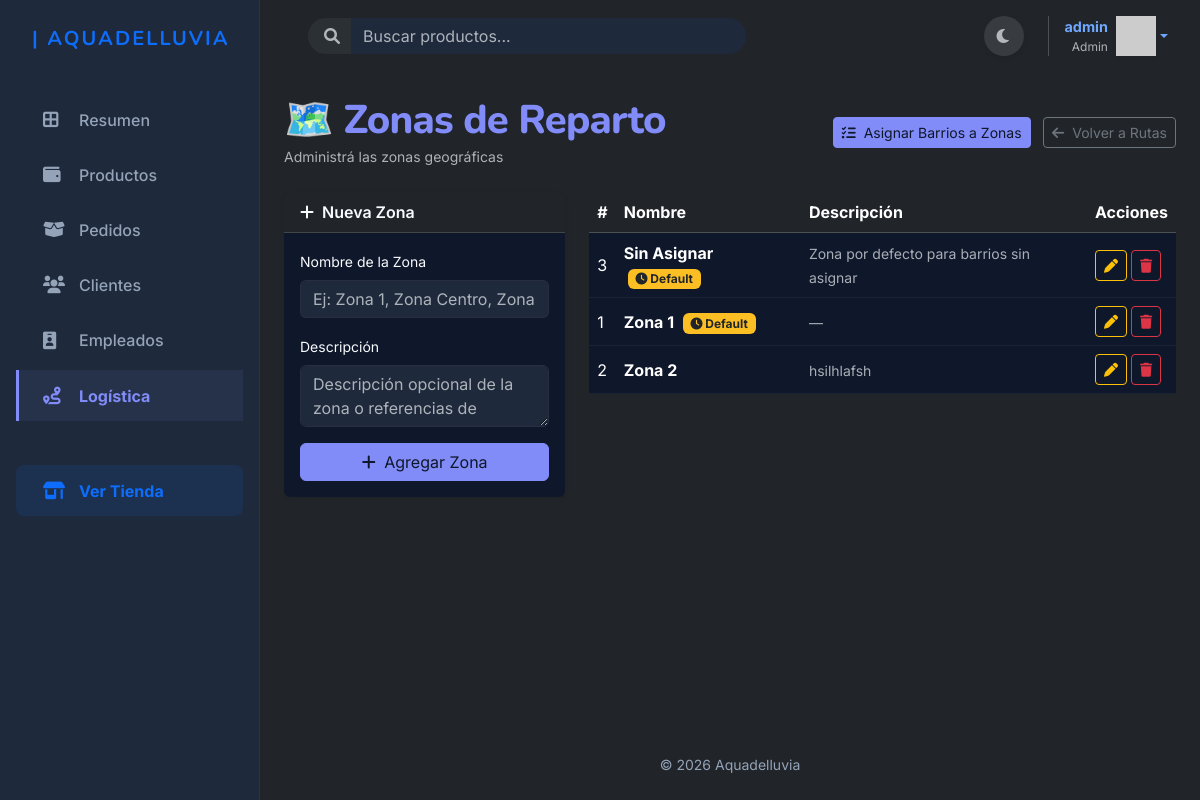
Page /logistica/zonas/ (signed in) on the committed database.
### apps/autenticacion/models.py (models this page shows, shortened)
class Usuario(AbstractUser):
    imagen_perfil = models.ImageField(upload_to='perfiles/', null=True, blank=True,default='usuarios/default.jpg')
    email = models.EmailField(unique=True)
    celular1 = models.CharField(max_length=20, null=True, blank=True)
    celular2 = models.CharField(max_length=20, null=True, blank=True)

### apps/logistica/models.py (models this page shows, shortened)
class Zona(models.Model):
    id_zona     = models.AutoField(primary_key=True)
    nombre      = models.CharField(max_length=100, unique=True)
    descripcion = models.TextField(blank=True, verbose_name='Descripción')
    class Meta:
        ordering = ['nombre']
        verbose_name = 'Zona'
        verbose_name_plural = 'Zonas'

### apps/logistica/views.py (the view)
# urls.py: path('zonas/',                       views.listar_zonas,            name='listar_zonas'),
@login_required
def listar_zonas(request):
    if not es_admin_o_vendedor(request.user):
        messages.error(request, 'No tenés permiso para gestionar zonas.')
        return redirect('inicio')
    form = ZonaForm()
    if request.method == 'POST':
        form = ZonaForm(request.POST)
        if form.is_valid():
            zona = form.save()
            messages.success(request, f'Zona "{zona.nombre}" creada correctamente.')
            return redirect('apps.logistica:listar_zonas')
    zonas = Zona.objects.all()
    return render(request, 'logistica/listar_zonas.html', {'zonas': zonas, 'form': form})

### apps/logistica/forms.py
class ZonaForm(forms.ModelForm):
    class Meta:
        model  = Zona
        fields = ['nombre', 'descripcion']
        widgets = {
            'nombre': forms.TextInput(attrs={
                'class': 'form-control',
                'placeholder': 'Ej: Zona 1, Zona Centro, Zona Norte...'
            }),
            'descripcion': forms.Textarea(attrs={
                'class': 'form-control',
                'rows': 2,
                'placeholder': 'Descripción opcional de la zona o referencias de entrega'
            }),
        }

### apps/autenticacion/templatetags/grupos.py (called while the page is built)
@register.filter(name='has_group')
def has_group(user, group_name):
    return user.groups.filter(name=group_name).exists()

### apps/carrito/context_processors.py (called while the page is built)
def carrito_total(request):
    total_items = 0
    if request.user.is_authenticated:
        carrito = Carrito.objects.filter(usuario=request.user).first()
        if carrito:
            total_items = carrito.total_items()
    return {'carrito_total_items': total_items}

### apps/carrito/models.py (called while the page is built)
    def total_items(self):
        return sum(item.cantidad for item in self.items.all())

### apps/logistica/views.py (called while the page is built)
def es_admin_o_vendedor(user):
    return user.is_superuser or user.groups.filter(name__in=['Vendedor']).exists()

### templates/logistica/listar_zonas.html (shortened to what this page needs)
{% extends 'base_dashboard.html' %}
{% block content %}
<div class="d-flex justify-content-between align-items-center mb-4">
    <div>
        <h1 class="mb-0">🗺️ Zonas de Reparto</h1>
        <small class="text-muted">Administrá las zonas geográficas</small>
    </div>
    <div>
        <a href="{% url 'apps.logistica:direcciones_sin_zona' %}" class="btn btn-primary btn-sm me-2">
            <i class="fa-solid fa-list-check me-1"></i> Asignar Barrios a Zonas
        </a>
        <a href="{% url 'apps.logistica:listar_rutas' %}" class="btn btn-outline-secondary btn-sm">
            <i class="fa-solid fa-arrow-left me-1"></i> Volver a Rutas
        </a>
    </div>
</div>
<div class="row g-4">
    <div class="col-md-4">
        <div class="card border-0 shadow-sm h-100">
            <div class="card-header bg-body fw-semibold">
                <i class="fa-solid fa-plus me-1"></i> Nueva Zona
            </div>
            <div class="card-body">
                <form method="post">
                    <div class="mb-3">
                        <label class="form-label small">Nombre de la Zona</label>
                        {{ form.nombre }}
                    </div>
                    <div class="mb-3">
                        <label class="form-label small">Descripción</label>
                        {{ form.descripcion }}
                    </div>
                    <button type="submit" class="btn btn-primary w-100">
                        <i class="fa-solid fa-plus me-1"></i> Agregar Zona
                    </button>
                </form>
            </div>
        </div>
    </div>
    <div class="col-md-8">
        {% if zonas %}
        <div class="table-responsive">
            <table class="table table-hover align-middle">
                <thead class="table-dark">
                    <tr>
                        <th>#</th>
                        <th>Nombre</th>
                        <th>Descripción</th>
                        <th>Acciones</th>
                    </tr>
                </thead>
                <tbody>
                    {% for zona in zonas %}
                    <tr>
                        <td>{{ zona.id_zona }}</td>
                        <td>
                            <strong>{{ zona.nombre }}</strong>
                            {% if zona.nombre == 'Zona 1' or zona.nombre == 'Sin Asignar' %}
                                <span class="badge bg-warning text-dark ms-1" title="Zona asignada por defecto"><i class="fa-solid fa-clock"></i> Default</span>
                            {% endif %}
                        </td>
                        <td><small class="text-muted">{{ zona.descripcion|default:"—" }}</small></td>
                        <td>
                            <div class="d-flex gap-1">
                                <a href="{% url 'apps.logistica:editar_zona' zona.id_zona %}"
                                   class="btn btn-sm btn-outline-warning">
                                    <i class="fa-solid fa-pen"></i>
                                </a>
                                <a href="{% url 'apps.logistica:eliminar_zona' zona.id_zona %}"
                                   class="btn btn-sm btn-outline-danger">
                                    <i class="fa-solid fa-trash"></i>
                                </a>
                            </div>
                        </td>
                    </tr>
                    {% endfor %}
                </tbody>
            </table>
        </div>
        {% else %}
        <div class="text-center py-5 text-muted">
            <i class="fa-solid fa-map fa-3x mb-3 opacity-25"></i>
            <p>No hay zonas registradas. Creá la primera.</p>
        </div>
        {% endif %}
    </div>
</div>
{% endblock %}

### templates/base_dashboard.html (shortened to what this page needs)
{% load grupos %}
{% load static %}
<!DOCTYPE html>
<html lang="es" data-bs-theme="dark">
<head>
    <link href="https://cdn.jsdelivr.net/npm/bootstrap@5.3.8/dist/css/bootstrap.min.css" rel="stylesheet">
    <link rel="stylesheet" href="{% static 'style/dashboard.css' %}?v=8">
    <link rel="stylesheet" href="{% static 'style/productos.css' %}?v=6">
    <link rel="stylesheet" href="https://cdnjs.cloudflare.com/ajax/libs/font-awesome/6.0.0/css/all.min.css">
</head>
<body class="bg-body">
    <div id="main-wrapper">
        <aside id="sidebar" class="d-none d-lg-flex flex-column p-3 vh-100 sticky-top">
            <a href="{% url 'inicio' %}" class="navbar-brand d-flex align-items-center mb-4 mt-2 px-3 text-decoration-none">
                <span class="fs-5 fw-bold text-primary tracking-wide text-uppercase" style="letter-spacing: 2px;">| Aquadelluvia</span>
            </a>
            <ul class="nav flex-column mb-auto gap-1 mt-3">
                <li class="nav-item">
                    <a href="{% url 'dashboard' %}" class="sidebar-link {% if request.resolver_match.view_name == 'dashboard' %}active{% endif %}">
                        <i class="fa-solid fa-border-all"></i> Resumen
                    </a>
                </li>
                <li class="nav-item">
                    <a href="{% url 'apps.productos:listar_productos_admin' %}" class="sidebar-link {% if request.resolver_match.view_name == 'apps.productos:listar_productos_admin' %}active{% endif %}">
                        <i class="fa-solid fa-wallet"></i> Productos
                    </a>
                </li>
                {% if user.is_superuser or user|has_group:"Vendedor" %}
                <li class="nav-item">
                    <a href="{% url 'apps.pedidos:listar_pedidos' %}" class="sidebar-link {% if 'pedidos' in request.resolver_match.view_name %}active{% endif %}">
                        <i class="fa-solid fa-box-open"></i> Pedidos
                    </a>
                </li>
                <li class="nav-item">
                    <a href="{% url 'apps.clientes:listar_clientes' %}" class="sidebar-link {% if 'clientes' in request.resolver_match.view_name %}active{% endif %}">
                        <i class="fa-solid fa-users"></i> Clientes
                    </a>
                </li>
                <li class="nav-item">
                    <a href="{% url 'apps.empleados:listar_empleados' %}" class="sidebar-link {% if 'empleados' in request.resolver_match.view_name %}active{% endif %}">
                        <i class="fa-solid fa-id-badge"></i> Empleados
                    </a>
                </li>
                {% endif %}
                {% if user.is_superuser or user|has_group:"Vendedor" or user|has_group:"Repartidor" %}
                <li class="nav-item">
                    <a href="{% url 'apps.logistica:listar_rutas' %}" class="sidebar-link {% if 'logistica' in request.resolver_match.view_name %}active{% endif %}">
                        <i class="fa-solid fa-route"></i> Logística
                    </a>
                </li>
                {% endif %}
                <li class="nav-item mt-auto pt-3">
                    <a href="{% url 'inicio' %}" class="sidebar-link text-primary fw-bold bg-primary bg-opacity-10 mt-4 rounded-3" target="_blank">
                        <i class="fa-solid fa-shop"></i> Ver Tienda
                    </a>
                </li>
            </ul>
        </aside>
        <div id="page-content-wrapper">
            <header class="top-header">
                <form class="d-flex me-auto ms-3 d-none d-md-flex w-50" role="search" action="{% url 'apps.buscador:buscar_productos' %}" method="get">
                    <div class="input-group">
                        <span class="input-group-text bg-surface border-0 rounded-start-pill ps-3 text-muted"><i class="fa-solid fa-search"></i></span>
                        <input class="form-control bg-surface border-0 rounded-end-pill shadow-none" type="search" name="q" placeholder="Buscar productos..." aria-label="Buscar" value="{{ query}}">
                    </div>
                </form>
                <div class="d-flex align-items-center gap-3">
                    <button class="toggle-theme-btn btn btn-light rounded-circle border-0 shadow-sm text-muted" style="width: 40px; height: 40px;">
                        <i class="fa-solid fa-moon"></i>
                    </button>
                    <div class="ms-2 ps-3 border-start border-light-subtle d-flex align-items-center">
                        {% if user.is_authenticated %}
                            <div class="dropdown">
                                <a href="#" class="d-flex align-items-center text-decoration-none dropdown-toggle" id="dropdownUser" data-bs-toggle="dropdown" aria-expanded="false">
                                    <div class="text-end me-2 d-none d-md-block">
                                        <div class="fw-bold text-main" style="font-size: 0.9rem;">{{ user.username }}</div>
                                        <div class="text-muted" style="font-size: 0.75rem;">{% if user.is_superuser %}Admin{% else %}Usuario{% endif %}</div>
                                    </div>
                                    <img src="https://ui-avatars.com/api/?name={{ user.username }}&background=6466f1&color=fff&rounded=true" alt="" width="40" height="40" class="shadow-sm">
                                </a>
                            </div>
                        {% else %}
                            <a class="btn btn-outline-primary rounded-pill btn-sm fw-bold px-3" href="{% url 'apps.autenticacion:ingresar' %}">Ingresar</a>
                        {% endif %}
                    </div>
                </div>
            </header>
            <main class="container-fluid px-4 py-4 flex-grow-1">
                {% block content %}{% endblock %}
            </main>
            <footer class="footer mt-auto py-4 text-center">
                <div class="container-fluid px-4">
                    <span class="small">&copy; 2026 Aquadelluvia</span>
                </div>
            </footer>
        </div>
    </div>
</body>
</html>

### static/style/dashboard.css (style rules this page uses)
:root, [data-bs-theme="light"] { --bg-main: #F8FAFC; --bg-surface: #FFFFFF; --color-primary: #4338ca; --color-secondary: #6366f1; --color-accent: #ea580c; --text-main: #0f172a; --text-muted: #475569; --bs-info: #0284c7; --bs-info-rgb: 2, 132, 199; --bs-warning: #d97706; --bs-warning-rgb: 217, 119, 6; --bs-success: #16a34a; --bs-success-rgb: 22, 163, 74; --bs-danger: #dc2626; --bs-danger-rgb: 220, 38, 38; --sidebar-width: 260px; --sidebar-bg: #FFFFFF; --sidebar-border: #e2e8f0; --font-body: 'Inter', sans-serif; --font-heading: 'Nunito', sans-serif; --bs-body-bg: var(--bg-main); --bs-body-color: var(--text-main); --bs-primary: var(--color-primary); --bs-secondary: var(--color-secondary); }
[data-bs-theme="dark"] { --bg-main: #0F172A; --bg-surface: #1E293B; --color-primary: #818cf8; --color-secondary: #c7d2fe; --color-accent: #fbbf24; --text-main: #f8fafc; --text-muted: #94a3b8; --bs-info: #38bdf8; --bs-info-rgb: 56, 189, 248; --bs-warning: #fbbf24; --bs-warning-rgb: 251, 191, 36; --bs-success: #4ade80; --bs-success-rgb: 74, 222, 128; --bs-danger: #f87171; --bs-danger-rgb: 248, 113, 113; --sidebar-width: 260px; --sidebar-bg: #1E293B; --sidebar-border: rgba(255, 255, 255, 0.05); --bs-body-bg: var(--bg-main); --bs-body-color: var(--text-main); --bs-primary: var(--color-primary); --bs-secondary: var(--color-secondary); --bs-border-color: rgba(255, 255, 255, 0.05); }
body { background-color: var(--bs-body-bg); color: var(--bs-body-color); font-family: var(--font-body); transition: background-color 0.3s ease, color 0.3s ease; }
h1, h2, h3, h4, h5, h6, .navbar-brand { font-family: var(--font-heading); font-weight: 800; letter-spacing: -0.02em; }
h1 { font-size: 2.5rem; color: var(--color-primary); }
.btn { transition: all 0.3s ease; }
[data-bs-theme="dark"] .btn-primary { background-color: var(--color-primary); border-color: var(--color-primary); color: var(--bg-main); }
[data-bs-theme="dark"] .btn-light { background-color: rgba(255, 255, 255, 0.1); color: var(--text-main); border-color: transparent; }
[data-bs-theme="dark"] .form-control, [data-bs-theme="dark"] .form-select { background-color: var(--bg-surface); border-color: rgba(255, 255, 255, 0.1); color: var(--text-main); }
#main-wrapper { display: flex; min-height: 100vh; }
#sidebar { width: var(--sidebar-width); background-color: var(--sidebar-bg); border-right: 1px solid var(--sidebar-border); flex-shrink: 0; transition: all 0.3s ease; }
#page-content-wrapper { flex-grow: 1; min-width: 0; display: flex; flex-direction: column; }
.sidebar-link { display: flex; align-items: center; padding: 0.85rem 1.5rem; color: var(--text-muted); font-weight: 500; text-decoration: none; transition: all 0.2s ease; border-left: 3px solid transparent; }
.sidebar-link i { width: 24px; margin-right: 12px; font-size: 1.1rem; }
.sidebar-link.active { color: var(--color-primary); border-left-color: var(--color-primary); background-color: rgba(67, 56, 202, 0.08); font-weight: 700; }
[data-bs-theme="dark"] .sidebar-link.active { background-color: rgba(129, 140, 248, 0.08); }
.top-header { background-color: transparent; padding: 1rem 2rem; display: flex; justify-content: flex-end; align-items: center; }
.footer { background-color: transparent !important; border-top: none !important; color: var(--text-muted) !important; }

### rows in the picture
Usuario: username "admin"
Zona: id_zona "3", nombre "Sin Asignar", shows "Default", descripcion "Zona por defecto para barrios sin asignar"
Zona: id_zona "1", nombre "Zona 1", shows "Default", descripcion "—"
Zona: id_zona "2", nombre "Zona 2", descripcion "hsilhlafsh"
